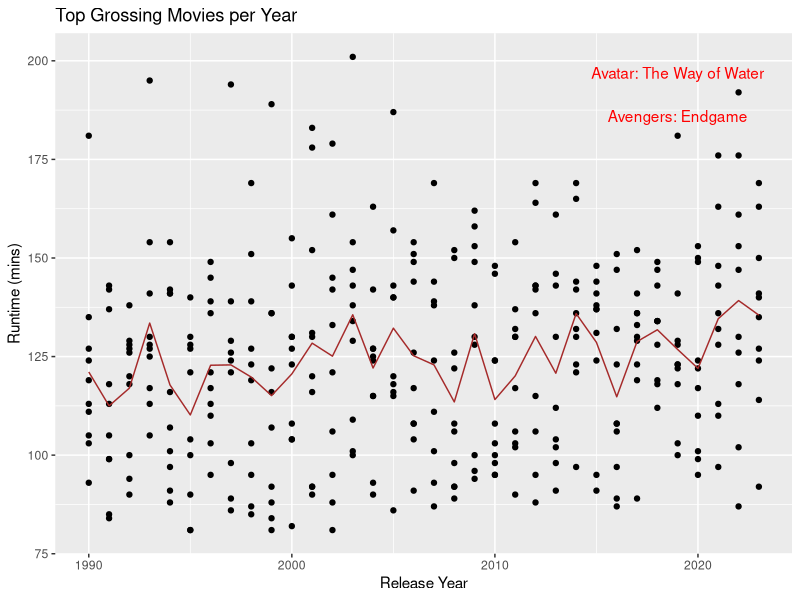
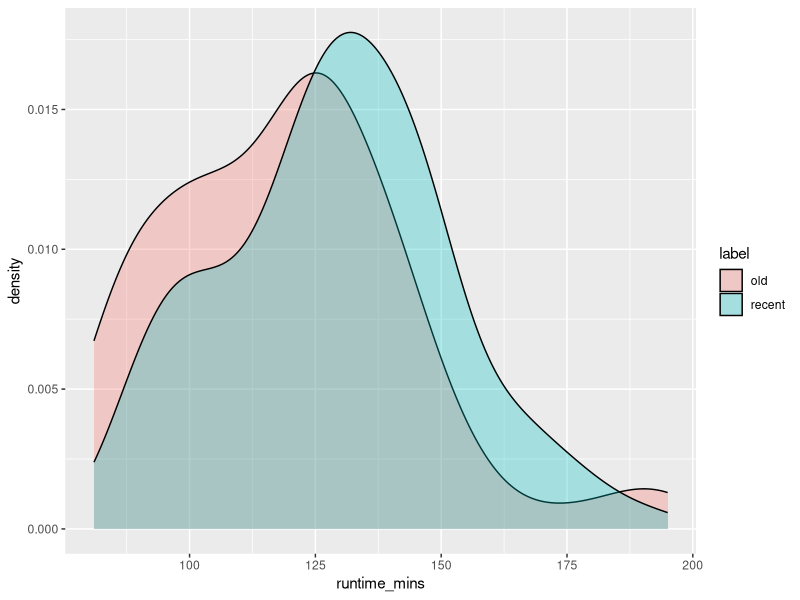
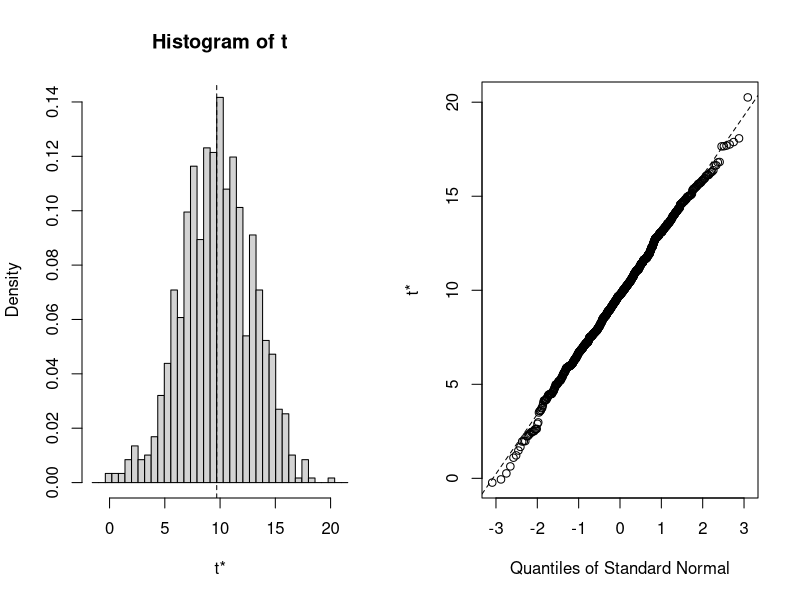
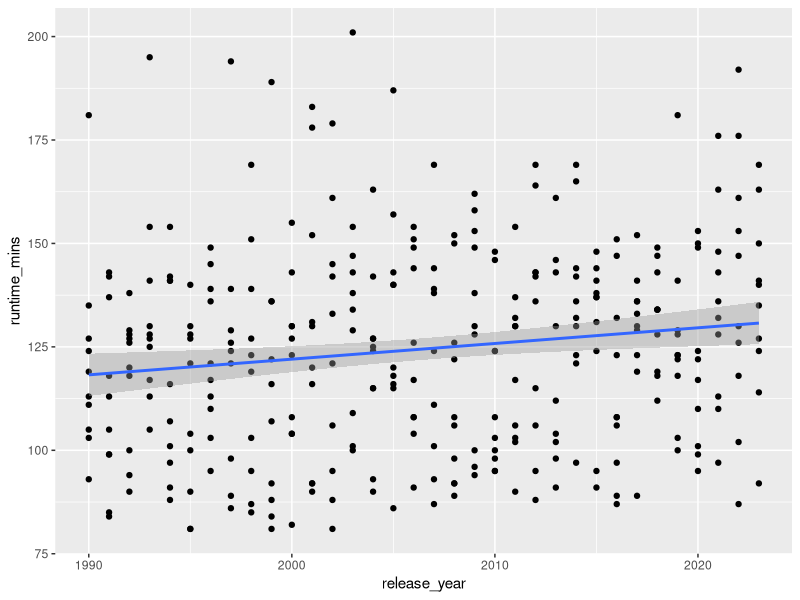
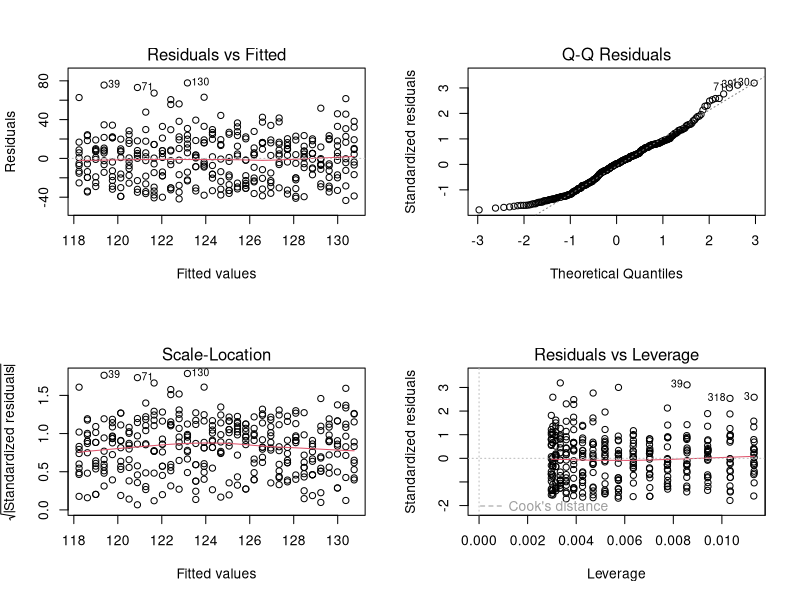

The R script that drew these images, in order: (Note: this script raises an error after producing the figures.)
## ---- chunk 1
#| echo: false
suppressPackageStartupMessages(library(tidyverse))
setwd("/Users/prateek/Documents/projects/prteek/regression_room/posts/movies-getting-longer")

## ---- chunk 2
yearly_top_movies = read_delim('movies_dataset.csv',
 show_col_types = FALSE)
head(yearly_top_movies)

## ---- chunk 3
#| echo: false
# Verify data integrity
stopifnot("Error in runtime parsing" = !(any(is.na(yearly_top_movies))))

# Annotate specific movies for visualization
annotations <- data.frame(
  release_year = c(2019, 2019),
  runtime_mins = c(192, 181),
  title = c("Avatar: The Way of Water", "Avengers: Endgame")
)

# Calculate yearly mean runtimes
mean_df <- yearly_top_movies %>%
  group_by(release_year) %>%
  summarise(runtime_mins = mean(runtime_mins))

## ---- chunk 4
# Scatterplot of movie runtime over time
ggplot(yearly_top_movies, aes(x = release_year, y = runtime_mins)) +
  geom_point() + # Scatter points for movie runtimes
  geom_text(data = annotations, aes(label = title), color = "red", nudge_y = 5) + # Annotate specific movies
  geom_line(data = mean_df, aes(y = runtime_mins), color = "brown") + # Line for yearly mean runtimes
  ggtitle("Top Grossing Movies per Year") +
  xlab("Release Year") +
  ylab("Runtime (mins)")

## ---- chunk 5
testset <- yearly_top_movies %>%
    mutate(
    label = case_when(
      release_year >= 2013 ~ "recent",
      release_year <= 2000 ~ "old",
      TRUE ~ "other"
    )) %>% filter(label != "other")

ggplot(testset, aes(x=runtime_mins, fill=label)) + geom_density(alpha=0.3)

## ---- chunk 6

library(boot)

# Define a function to calculate the difference of means
diff_mean <- function(data, indices) {
  # Resample the data
  resampled_data <- data[indices, ]

  # Calculate means for each group
  mean_group1 <- mean(resampled_data$runtime_mins[resampled_data$label == "old"])
  mean_group2 <- mean(resampled_data$runtime_mins[resampled_data$label == "recent"])

  # Return the difference of means
  return(mean_group2 - mean_group1)
}

set.seed(123)
bootstrap_results <- boot(data = testset, statistic = diff_mean, R = 1000)

# Print bootstrap results
print(bootstrap_results)

# Plot bootstrap distribution
plot(bootstrap_results)

# Calculate confidence interval for the difference of means
ci <- boot.ci(bootstrap_results, type = "perc")
print(ci)

## ---- chunk 7
#| echo: false
ggplot(yearly_top_movies, aes(x=release_year, y=runtime_mins)) + geom_point() + geom_smooth(method='lm')

## ---- chunk 8
lmod <- lm(runtime_mins ~ release_year, yearly_top_movies)
summary(lmod)

## ---- chunk 9
#| echo: false
par(mfrow=c(2,2))
plot(lmod)
par(mfrow=c(1,1))

## ---- chunk 10
suppressPackageStartupMessages(library(MASS))
boxcox(lmod, lambda=seq(-1,1,by=0.1))

## ---- chunk 11
#| echo: false
suppressPackageStartupMessages(library(lmtest))

res <- residuals(lmod)
print(c("Auto-correlation among residuals: ", round(cor(res[-1], res[-length(res)]), 2)))

dwtest(runtime_mins ~ release_year, data=yearly_top_movies)

